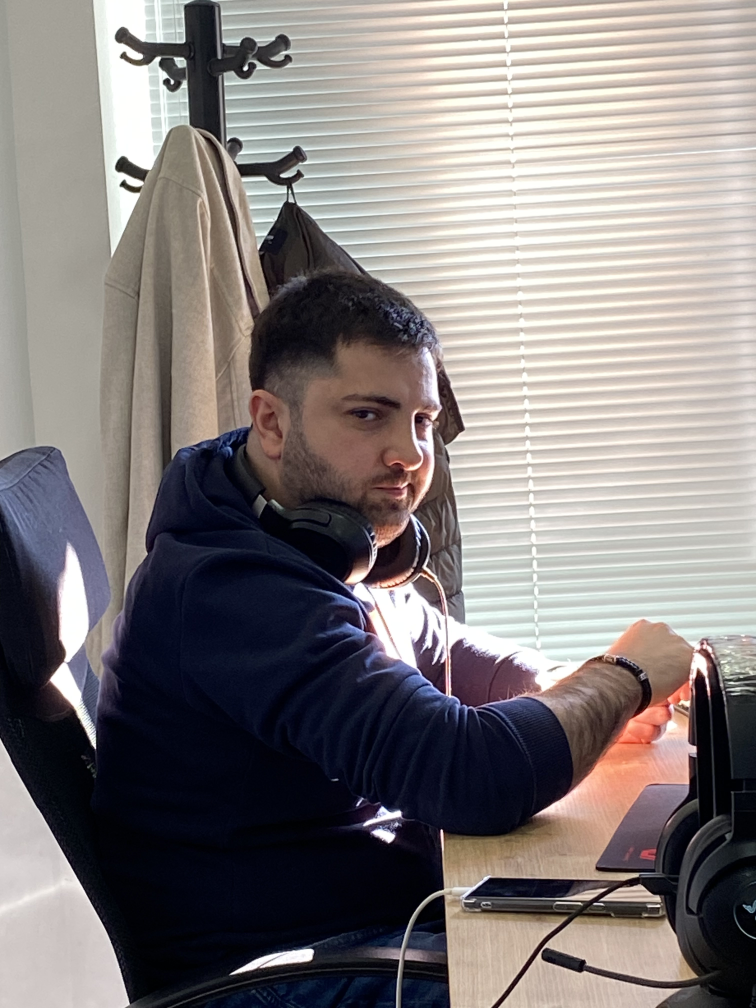
#> input picture angry_1.jpg, 3024 x 4032 px, given in place of test_vid1.mp4, which was not available (shown at 1/4 size)
$ python haar_cascades_face_detection_for_video.py
#> lines starting #> are read from the running program, lines starting #| are printed output that depends on the picture; pictures that were not available may be replaced by others from this repository, and a replacement may not be noted
import cv2

# works Tested!

# speed: VERY FAST
# accuracy: Lower accuracy, but works well for real-time detection
def haar_face_detection(video_path):
    # Load the pre-trained Haar Cascade model
#> called with video_path = 'test_vid1.mp4'
    face_cascade = cv2.CascadeClassifier(cv2.data.haarcascades + 'haarcascade_frontalface_default.xml')

    # Open the video file
    cap = cv2.VideoCapture(video_path)

    if not cap.isOpened():
        print("Error: Could not open video.")
        return

    while True:
        # Read the current frame
        ret, img = cap.read()
#> img is the input picture: shape (4032, 3024, 3); mean B, G, R 124.1, 124.6, 130.6

        if not ret:
            print("Error: Failed to read frame from video.")
            break

        gray = cv2.cvtColor(img, cv2.COLOR_BGR2GRAY)
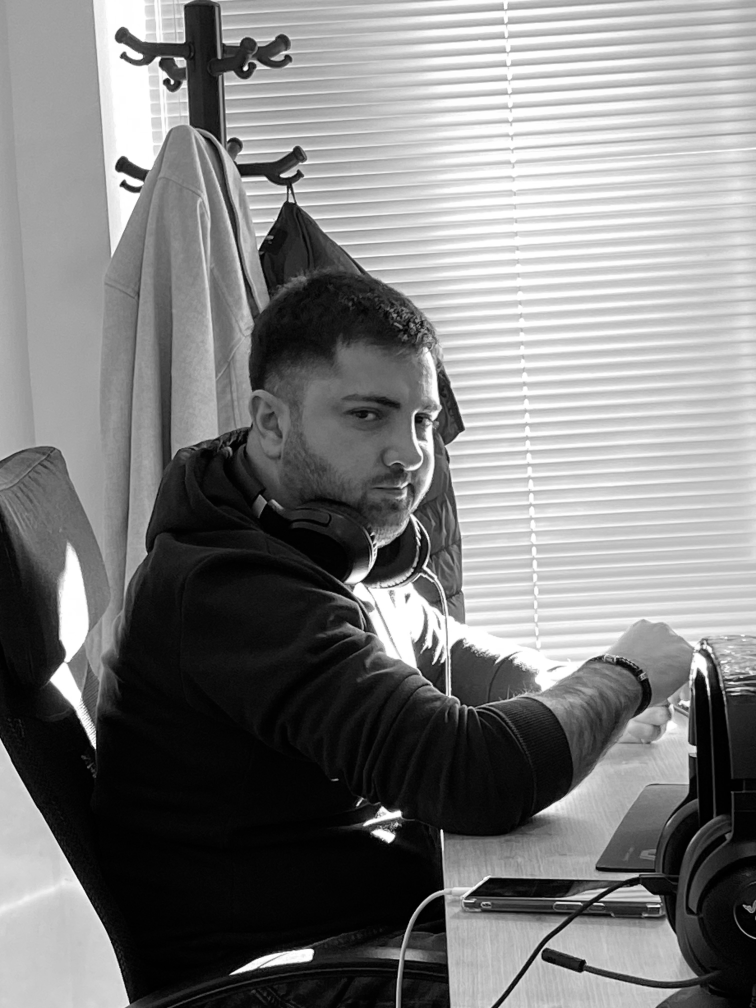
#> gray: shape (4032, 3024) (shown at 1/4 size); min 0, max 255, mean 126.4

        # Detect faces
        faces = face_cascade.detectMultiScale(gray, scaleFactor=1.1, minNeighbors=5, minSize=(30, 30))
#> faces = [[964, 789, 162, 162]]

        # Draw rectangle around faces
        for (x, y, w, h) in faces:
            cv2.rectangle(img, (x, y), (x + w, y + h), (255, 0, 0), 2)
#> this loop made 1 pass

        # Resize the image for better visibility in window
        resized_image = cv2.resize(img, (800, 600))
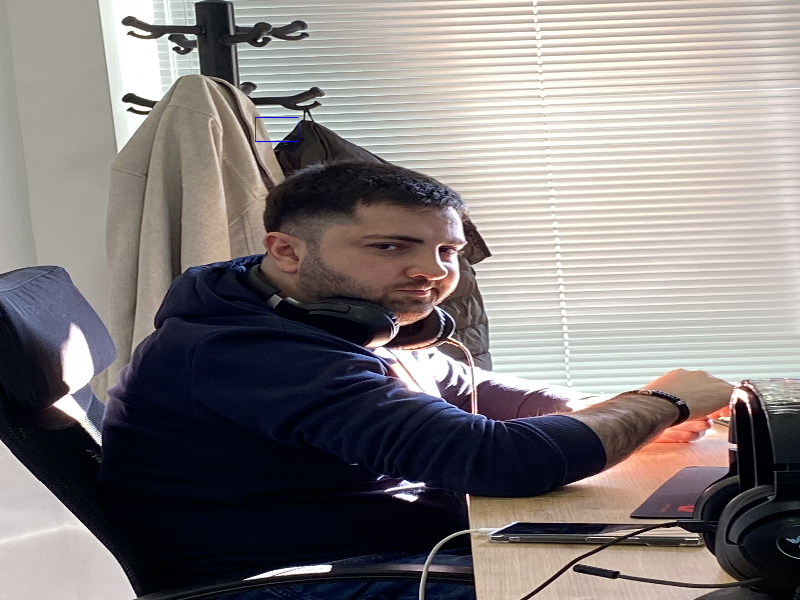
#> resized_image: shape (600, 800, 3); mean B, G, R 124.1, 124.5, 130.5

        # Display the frame with faces detected
        cv2.imshow("Detected Faces", resized_image)

        # Check for exit condition (press 'q' to exit)
        if cv2.waitKey(1) & 0xFF == ord('q'):
#> (key q is pressed here)
            break

    # Release the video capture object
    cap.release()
    cv2.destroyAllWindows()

# Example usage
haar_face_detection('test_vid1.mp4')

$ run again, on boboxa.jpg
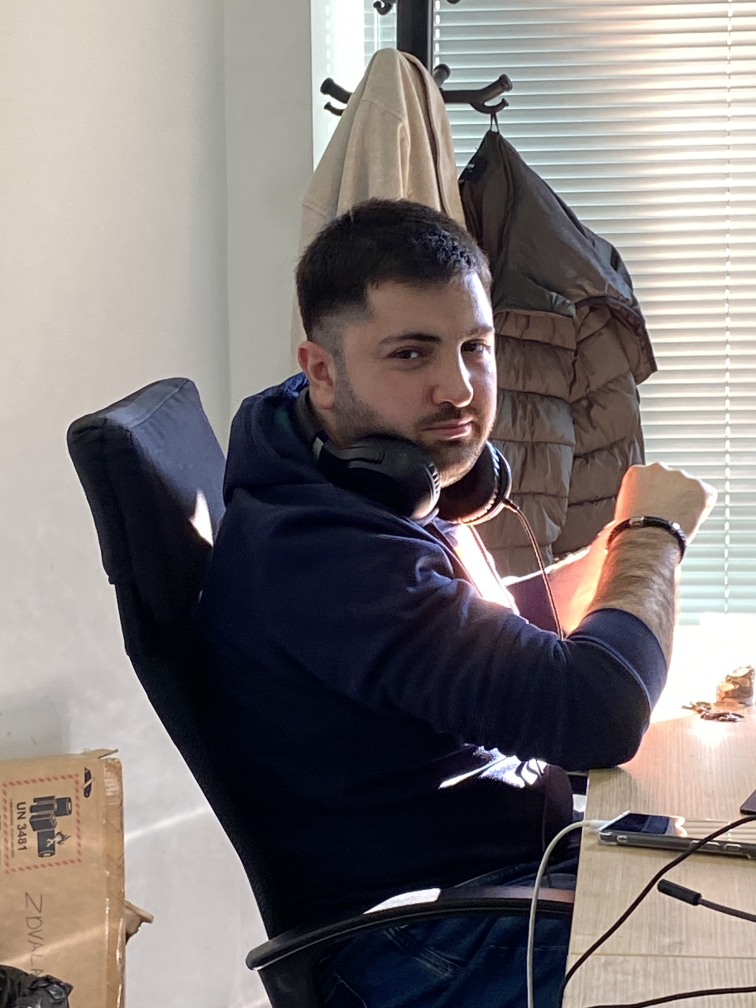
#> input picture boboxa.jpg, 3024 x 4032 px, given in place of test_vid1.mp4, which was not available (shown at 1/4 size)
#> in haar_face_detection, img is the input picture: shape (4032, 3024, 3); mean B, G, R 120.2, 121.1, 128
#> in haar_face_detection, `gray = cv2.cvtColor(img, cv2.COLOR_BGR2GRAY)`:
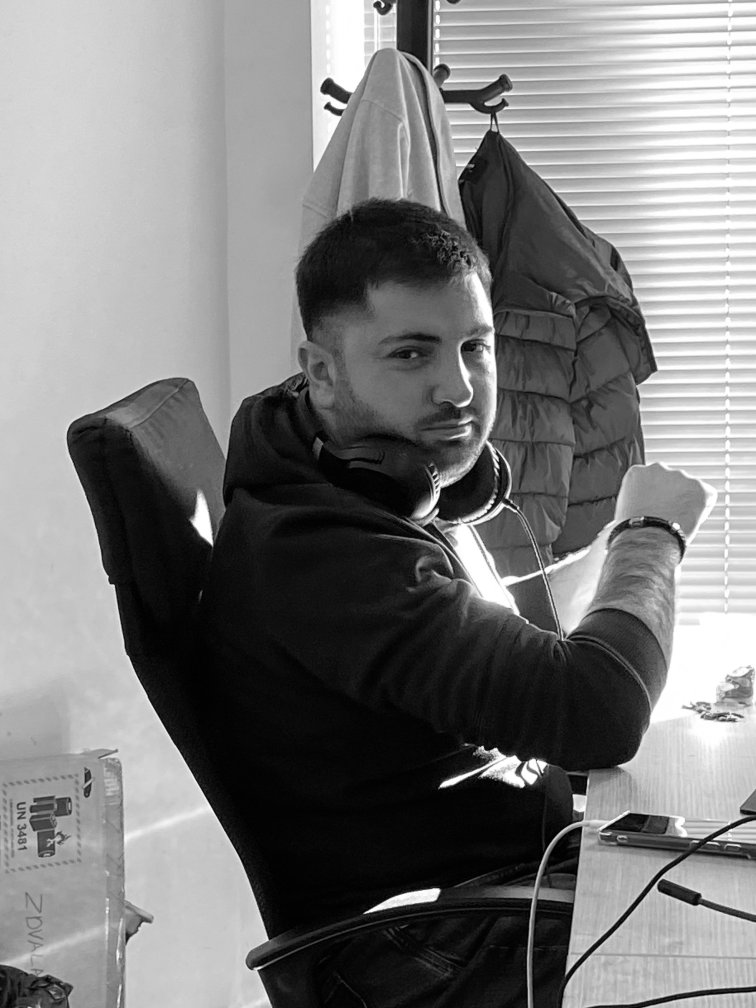
#> gray: shape (4032, 3024) (shown at 1/4 size); min 0, max 255, mean 123
#> faces = [[74, 3090, 94, 94], [1451, 1167, 632, 632]]
#> the loop in haar_face_detection, `for (x, y, w, h) in faces:` made 2 passes
#> in haar_face_detection, `resized_image = cv2.resize(img, (800, 600))`:
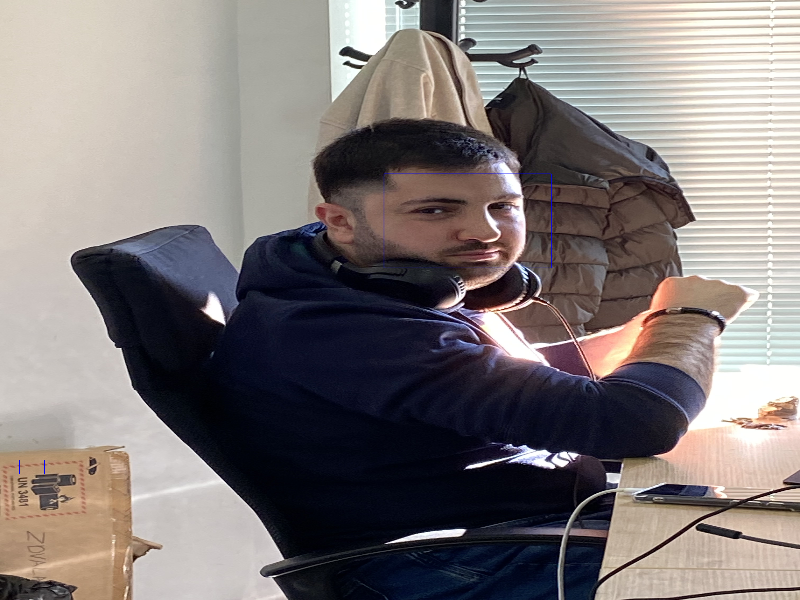
#> resized_image: shape (600, 800, 3); mean B, G, R 120.2, 120.9, 127.8

$ run again, on boboxa_1.jpg
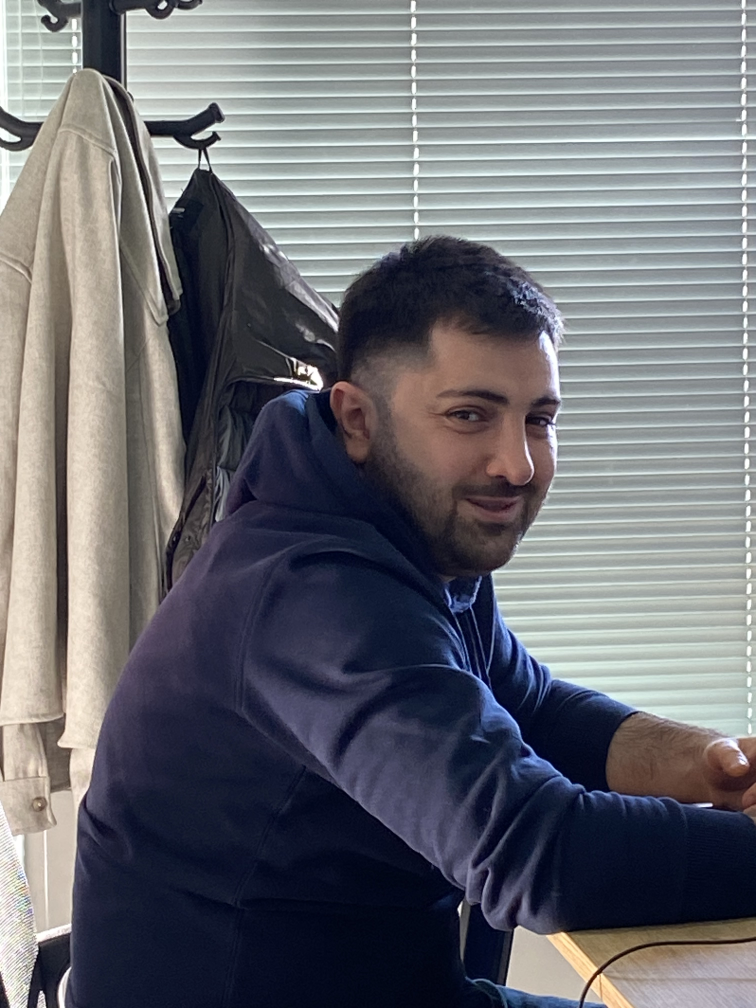
#> input picture boboxa_1.jpg, 3024 x 4032 px, given in place of test_vid1.mp4, which was not available (shown at 1/4 size)
#> in haar_face_detection, img is the input picture: shape (4032, 3024, 3); mean B, G, R 114.1, 108, 107
#> in haar_face_detection, `gray = cv2.cvtColor(img, cv2.COLOR_BGR2GRAY)`:
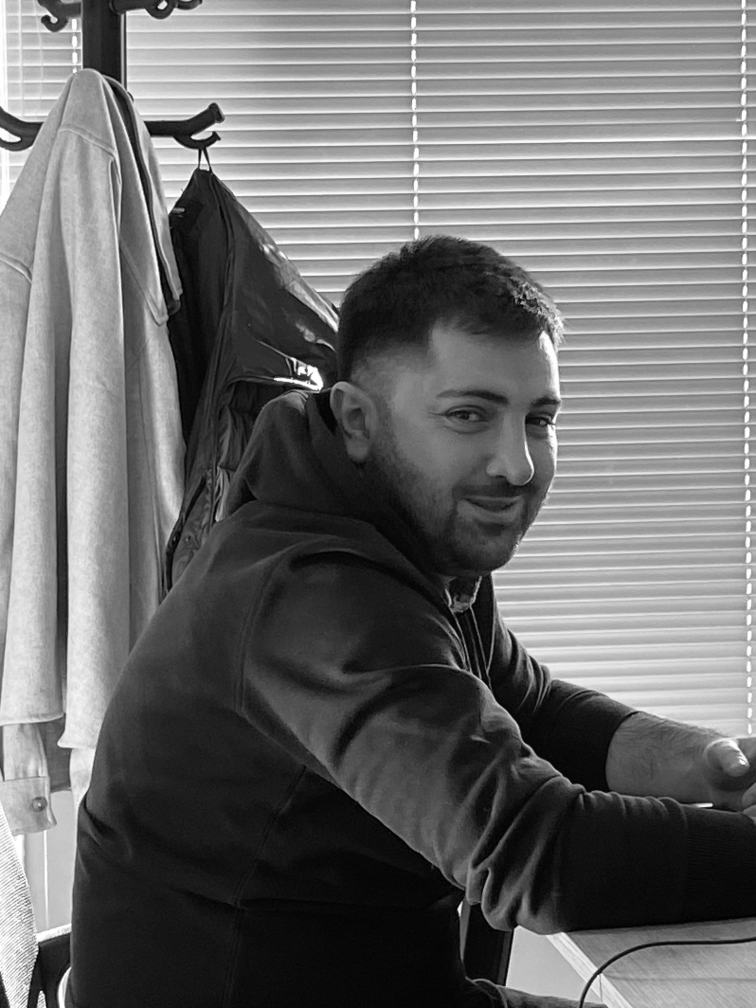
#> gray: shape (4032, 3024) (shown at 1/4 size); min 0, max 255, mean 108.4
#> faces = [[1983, 3150, 48, 48], [616, 1624, 51, 51], [5, 3092, 80, 80], [75, 1599, 92, 92], [280, 1312, 98, 98], [21, 2575, 146, 146], [603, 604, 184, 184], [1604, 1369, 790, 790]]
#> the loop in haar_face_detection, `for (x, y, w, h) in faces:` made 8 passes
#> in haar_face_detection, `resized_image = cv2.resize(img, (800, 600))`:
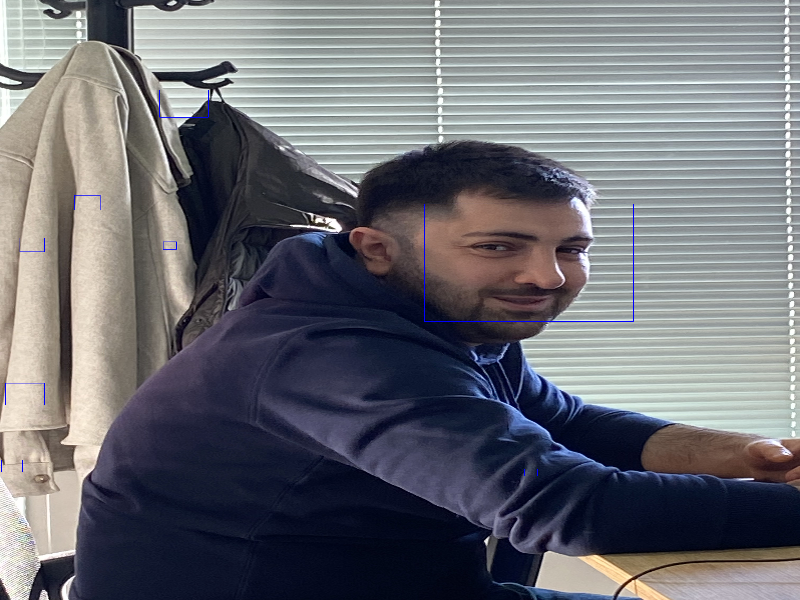
#> resized_image: shape (600, 800, 3); mean B, G, R 114.2, 107.8, 106.7
